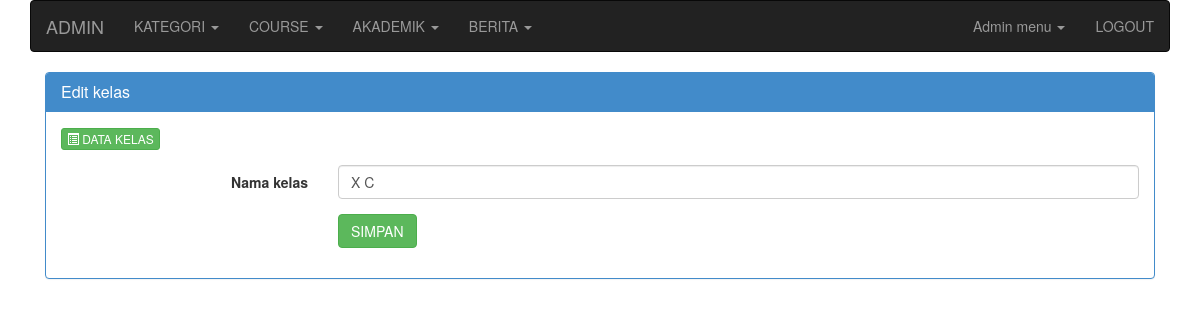
The app's page /admin.php?mod=kelas&act=edit_kelas&id=3 (signed in), older data.
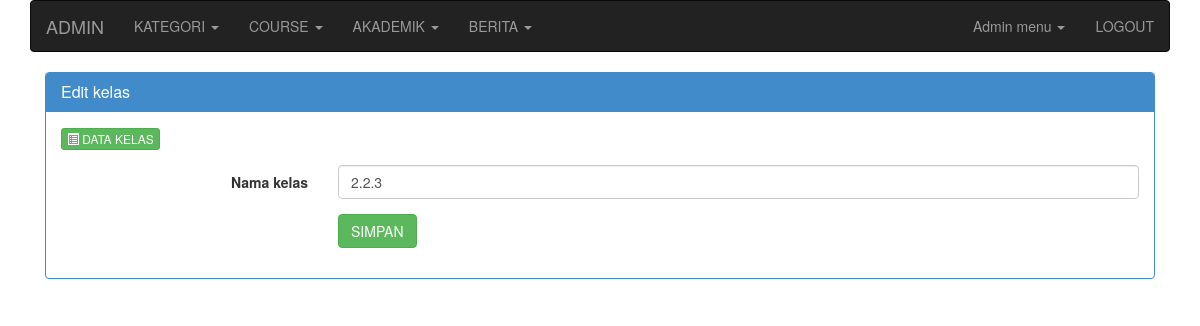
The same page, newer data.
### tables this page shows
CREATE TABLE `kelas` (
  `kelas_id` int(11) unsigned NOT NULL AUTO_INCREMENT,
  `kelas_nama` varchar(255) DEFAULT NULL,
  PRIMARY KEY (`kelas_id`)
);

### modules/kelas/admin/action_edit_kelas.php (called while the page is built, shortened)
<?php
if( isset($_GET['id']) )
{
	$id = (int)$_GET['id'];
	$row = GetRow("SELECT * FROM kelas WHERE kelas_id = $id");
}
?>

### includes/fungsi.db.php (called while the page is built, shortened)
<?php
function GetRow( $query = "" )
{
	$execute = mysql_query($query) or die( mysql_error() );
	if( $execute ){
		$rows = mysql_fetch_assoc( $execute );
		return $rows;
	}
}

### modules/kelas/admin/edit_kelas.php (the view, shortened to what this page needs)
<div class="col-md-12" id="content-container">
<div class="panel panel-primary">
<div class="panel-heading"><h3 class="panel-title">Edit kelas</h3></div>
    <div class="panel-body">
        <div class="row clearfix">
            <div class="col-md-12 column" id="post">
        	<div class="text-left" style="margin-bottom:15px;">
				<?php echo link_data('admin.php?mod=kelas','Data kelas'); ?>
            </div>
        	<form class="form-horizontal" role="form" method="post" action="">
              <?php echo form_text("Nama kelas","kelas_nama", $row['kelas_nama']);?>
              <?php echo form_button("SIMPAN","edit_kelas");?>
            </form>
            </div>
        </div>
    </div>
</div>
</div>

### includes/fungsi.form.php (shortened to what this page needs)
<?php
function form_text($title='',$name='',$val='',$attr=''){
	$out  = '<div class="form-group">';
    $out .= '<label for="'.$name.'" class="col-sm-3 control-label">'.$title.'</label>';
    $out .= '<div class="col-sm-9">';
    $out .= '<input type="text" class="form-control" id="'.$name.'" name="'.$name.'" placeholder="'.$title.'" value="'.$val.'" '.$attr.'>';
    $out .= '</div></div>';
	return $out;
}
function form_button($title='',$name='',$attr='')
{
	$out  = '<div class="form-group">';
	$out .= '<div class="col-sm-offset-3 col-sm-9">';
	$out .= '<button type="submit" class="btn btn-success" name="'.$name.'" '.$attr.'>'.$title.'</button>';
	$out .= '</div>';
	$out .= '</div>';
	return $out;
}

Row changes from the older to the newer data that the page shows:
changed kelas: kelas_nama "X C" → "2.2.3"
